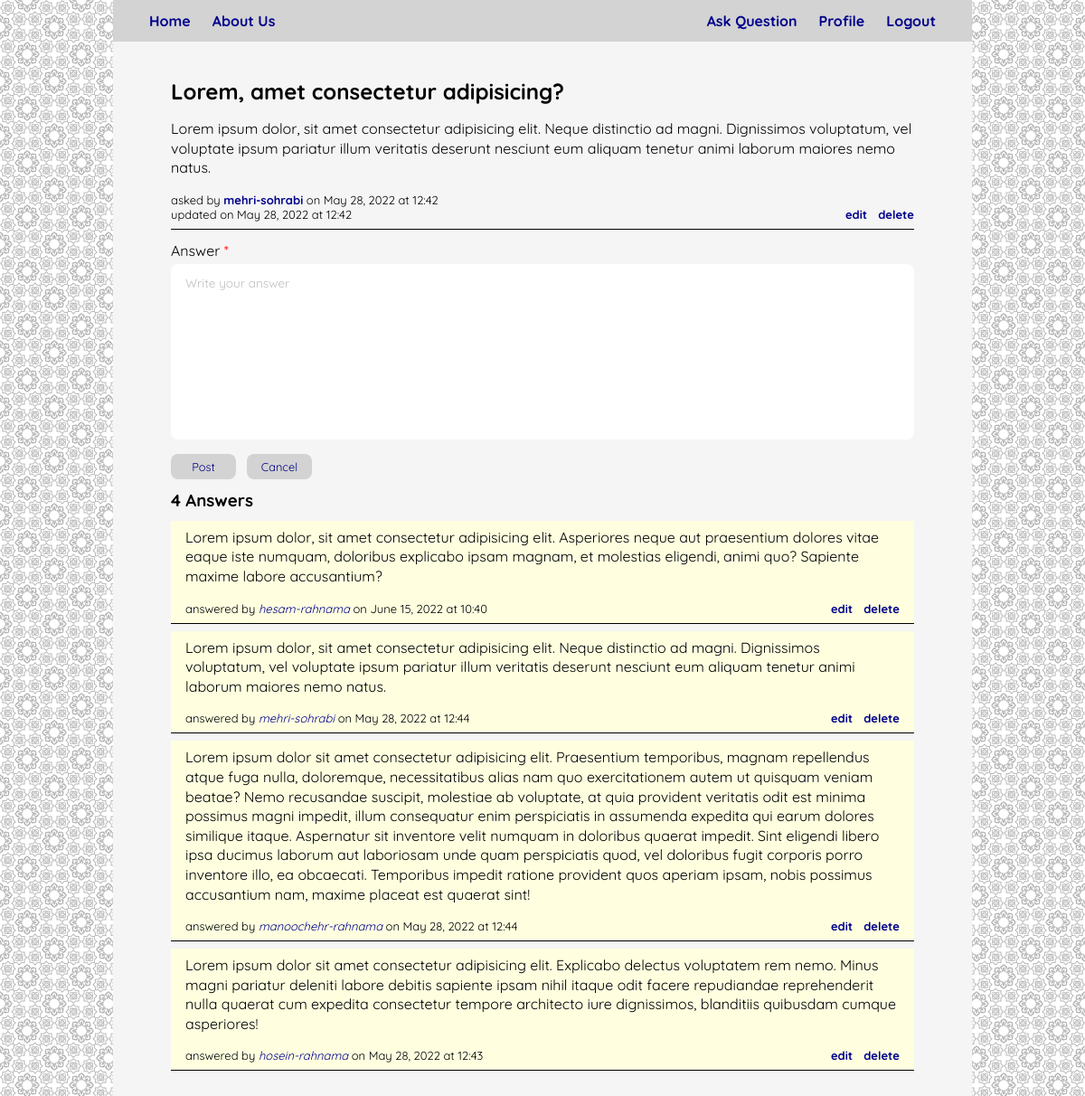
Page /question/2/answer/add (signed in) on the committed database.
### blog/models.py (models this page shows, shortened)
class Question(db_models.Model):
    author = db_models.ForeignKey(auth_models.User, on_delete=db_models.CASCADE)
    title = db_models.CharField(max_length=200)
    body = db_models.TextField()
    published = db_models.DateTimeField(auto_now_add=True)
    updated = db_models.DateTimeField(auto_now=True)

class Answer(db_models.Model):
    author = db_models.ForeignKey(auth_models.User, on_delete=db_models.CASCADE)
    question = db_models.ForeignKey(Question, on_delete=db_models.CASCADE)
    body = db_models.TextField()
    published = db_models.DateTimeField(auto_now_add=True)
    updated = db_models.DateTimeField(auto_now=True)

### blog/views.py (the view, shortened to what this page needs)
# urls.py: path('question/<int:question_id>/answer/add', blog_views.AnswerAddView.as_view(), name='answer-add'),
class AnswerAddView(mixins.LoginRequiredMixin, generic.CreateView):
    model = blog_models.Answer
    template_name = 'blog/answer_add.html'
    pk_url_kwarg = 'question_id'
    fields = ['body']
    def get_context_data(self, **kwargs):
        context = super().get_context_data(**kwargs)
        context['answer_add_form'] = context.pop('form')
        question = get_object_or_404(blog_models.Question, pk=self.kwargs.get('question_id'))
        answers = question.answer_set.order_by('-published').all()
        context.update({'question': question, 'answers': answers})
        return context

### utility/templatetags/form_tags_filters.py (called while the page is built)
@register.filter(name = "label_suffix")
def set_label_suffix(field, suffix=''):
    field.field.label_suffix = suffix
    return field

@register.filter(name = "label")
def set_label(field, label='label'):
    field.label = label
    return field

@register.filter(name = "placeholder")
def set_placeholder(field, placeholder='placeholder'):
    field.field.widget.attrs.update({'placeholder': placeholder})
    return field

### blog/templates/blog/answer_add.html (shortened to what this page needs)
{% extends "blog/detail.html" %}
{% load form_tags_filters %}
{% block answer_add_form %}
    <form class="form" style="width: inherit" id="answer-add-form" action="{% url 'blog:answer-add' question.id %}" method="post">
        <ul>
            {% for field in answer_add_form %}
                {% with field=field|label_suffix:'' %}
                    <li>
                        {% with field=field|label:'Answer' %}
                            {{ field.label_tag }}
                            {{ field|placeholder:'Write your answer' }}
                        {% endwith %}
                    </li>
                {% endwith %}
            {% endfor %}
        </ul>
        <div class="form-buttons">
            <input class="button" type="submit" value="Post">
            <a href="{% url 'blog:question-detail' question.id %}" class="button" id="hide-answer-add-form-button">Cancel</a>
        </div>
    </form>
{% endblock answer_add_form %}

### blog/templates/blog/detail.html (shortened to what this page needs)
{% extends "project/base.html" %}
{% load form_tags_filters %}
{% block content %}
    <ul class="questions-list">
        <li class="question-card">
            <h2 class="question-title">{{ question.title }}</h2>
            <p class="question-body">{{ question.body }}</p>
            <ul class="question-info">
                <div>
                    <li>asked by <a href="{% url 'user:profile' question.author.id %}" class="question-author">{{ question.author }}</a> on {{ question.published|date:"F d, Y" }} at {{ question.published|date:"H:i" }}</li>
                    {% if question.updated != question.published %}
                        <li>updated on {{ question.updated|date:"F d, Y" }} at {{ question.updated|date:"H:i" }}</li>
                    {% endif %}
                </div>
                <div>
                    <li><a href="{% url 'blog:question-edit' question.id %}">edit</a></li>
                    <li><a href="{% url 'blog:question-delete' question.id %}">delete</a></li>
                </div>
            </ul>
        </li>
    </ul>
    {% block answer_add_form %}
    {% endblock answer_add_form %}
    <ul class="answers-list">
        <h3 class="answers-header">
            <div>
                {% if answers.count %}
                    {{ answers.count }} Answer{{ answers.count|pluralize }}
                {% else %}
                    0 Answers
                {% endif %}
            </div>
        </h3>
        {% for answer in answers %}
            <li class="answer-card">
                <p class="answer-body">{{ answer.body }}</p>
                <ul class="answer-info">
                    <div>
                        <li>answered by <a href="{% url 'user:profile' answer.author.id %}" class="answer-author">{{ answer.author.username }}</a> on {{ answer.published|date:"F d, Y" }} at {{ answer.published|date:"H:i" }}</li>
                    </div>
                    <div>
                        <li><a href="{% url 'blog:answer-edit' question.id answer.id %}">edit</a></li>
                        <li><a href="{% url 'blog:answer-delete' question.id answer.id %}">delete</a></li>
                    </div>
                </ul>
            </li>
        {% endfor %}
    </ul>
{% endblock content %}

### project/static/project/style.css (style rules this page uses)
* { margin: 0rem; padding: 0rem; box-sizing: border-box; }
body { background-image: url(./images/background.jpg); background-repeat: repeat; background-size: 25%; font-family: 'Quicksand', 'Cambria', 'Times New Roman', 'Arial'; line-height: 30px; padding: 0px 25px; margin: 0px 100px; }
a { color: darkblue; text-decoration: none; }
input, textarea { font-family: inherit; font-size: 0.85rem }
.button { font-size: 0.8rem; border-style: hidden; border-radius: 0.5rem; color: darkblue; background-color: lightgray; display: flex; flex-direction: column; justify-content: center; text-align: center; }

### blog/static/blog/style.css (style rules this page uses)
.questions-list { list-style-type: none; margin: 0rem 2rem; }
.question-card { border-bottom-style: solid; border-bottom-width: 0.1rem; padding: 0.5rem 0rem; margin-bottom: 0.5rem; }
.question-title { margin-bottom: 1rem; }
.question-body { margin-bottom: 1rem; line-height: 1.35rem; }
.question-info { line-height: 1rem; font-size: small; list-style-type: none; display: flex; flex-direction: row; justify-content: space-between; align-items: end; }
.question-info div:nth-child(2) { display: flex; }
.question-info div:nth-child(2) li { margin-left: 0.75rem; font-weight: bold; }
.question-author { font-weight: bold; }
.answers-list { list-style-type: none; margin: 0rem 2rem; }
.answer-card { background-color: lightyellow; border-bottom-style: solid; border-bottom-width: 0.1rem; padding: 0.5rem 1rem; margin-bottom: 0.5rem; }
.answer-body { margin-bottom: 1rem; line-height: 1.35rem; }
.answer-author { font-style: italic; }
.answers-header { display: flex; flex-direction: row; justify-content: space-between; align-items: center; margin: 0.5rem 0rem; }
.answer-info { display: flex; flex-direction: row; justify-content: space-between; align-items: end; line-height: 1rem; font-size: small; list-style-type: none; }
.answer-info div:nth-child(2) { display: flex; }
.answer-info div:nth-child(2) li { margin-left: 0.75rem; font-weight: bold; }

### user/static/user/style.css (style rules this page uses)
.form { width: 50%; margin: 0rem 2rem; }
.form ul { list-style-type: none; }
.form > ul li { margin-bottom: 1rem; }
.form ul li label { display: block; }
.form ul li label::after { content: " *"; color: red; }
.form ul li textarea { display: block; width: 100%; border-style: hidden; border-radius: 0.5rem; padding: 0.75rem 1rem; resize: none; }
.form ul li textarea::placeholder { color: grey; opacity: 0.5; }
.form .form-buttons { display: grid; grid-template-columns: 4.5rem 4.5rem; grid-template-rows: 1.75rem; justify-content: start; gap: 0.75rem; }

### rows in the picture
Question: title "Lorem, amet consectetur adipisicing?", body "Lorem ipsum dolor, sit amet consectetur adipisicing elit. Neque distinctio ad magni. Dignissimos voluptatum, vel voluptate ipsum pariatur illum veritatis deserunt nesciunt eum aliquam tenetur animi laborum maiores nemo natus.", author "mehri-sohrabi", published "May 28, 2022", published "12:42", updated "May 28, 2022", updated "12:42"
Answer: body "Lorem ipsum dolor, sit amet consectetur adipisicing elit. Asperiores neque aut praesentium dolores vitae eaque iste numquam, doloribus explicabo ipsam magnam, et molestias eligendi, animi quo? Sapiente maxime labore accusantium?", author.username "hesam-rahnama", published "June 15, 2022", published "10:40"
Answer: body "Lorem ipsum dolor, sit amet consectetur adipisicing elit. Neque distinctio ad magni. Dignissimos voluptatum, vel voluptate ipsum pariatur illum veritatis deserunt nesciunt eum aliquam tenetur animi laborum maiores nemo natus.", author.username "mehri-sohrabi", published "May 28, 2022", published "12:44"
Answer: body "Lorem ipsum dolor sit amet consectetur adipisicing elit. Praesentium temporibus, magnam repellendus atque fuga nulla, doloremque, necessitatibus alias nam quo exercitationem autem ut quisquam veniam beatae? Nemo recusandae suscipit, molestiae ab voluptate, at quia provident veritatis odit est minima possimus magni impedit, illum consequatur enim perspiciatis in assumenda expedita qui earum dolores similique itaque. Aspernatur sit inventore velit numquam in doloribus quaerat impedit. Sint eligendi libero ipsa ducimus laborum aut laboriosam unde quam perspiciatis quod, vel doloribus fugit corporis porro inventore illo, ea obcaecati. Temporibus impedit ratione provident quos aperiam ipsam,…", author.username "manoochehr-rahnama", published "May 28, 2022", published "12:44"
Answer: body "Lorem ipsum dolor sit amet consectetur adipisicing elit. Explicabo delectus voluptatem rem nemo. Minus magni pariatur deleniti labore debitis sapiente ipsam nihil itaque odit facere repudiandae reprehenderit nulla quaerat cum expedita consectetur tempore architecto iure dignissimos, blanditiis quibusdam cumque asperiores!", author.username "hosein-rahnama", published "May 28, 2022", published "12:43"

### other values in the picture
{{ field.label_tag }} "Answer"
{{ answers.count }} "4"
